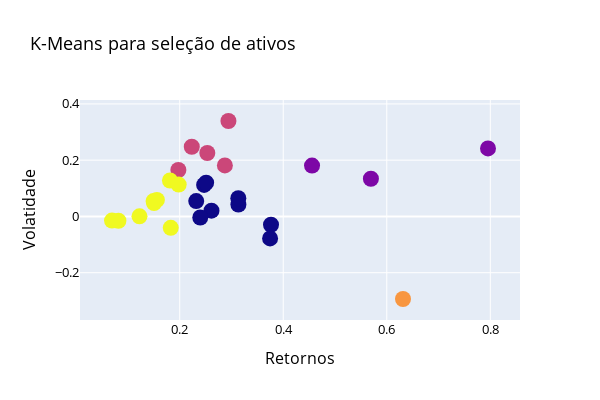

The notebook cell this image was saved under:
### Code cell
# Avaliação dos resultados - 2 métodos de construir o gráfico
# Método 2

fig = make_subplots(rows = 1, cols = 1,
                    shared_xaxes = True,
                    vertical_spacing = 0.08)

fig.add_trace(go.Scatter(x = retornos["Volatilidade"], y = retornos["Retornos"]
                         , name = "", mode = "markers"
                         , text = retornos.index
                         , marker = dict(size = 16, color = retornos["Clusters"]))
              , row = 1, col = 1)


fig.update_layout(height = 400, width = 600
                  , title_text = "K-Means para seleção de ativos"
                  , font_color = "blue"
                  , title_font_color = "black"
                  , xaxis_title = "Retornos"
                  , yaxis_title = "Volatidade"
                  , showlegend = False
                  , legend_title = "Alocação"
                  , font = dict(size = 13, color = "Black")
                 )
fig.update_layout(hovermode = "closest")

fig.show()

### Figure 1 — Plotly figure (JSON) as saved in the notebook; plotly's stock layout.template omitted (floating-point values rounded to 4 significant figures)
{"data": [{"marker": {"color": [4, 4, 4, 2, 0, 2, 0, 2, 0, 0, 0, 4, 2, 0, 2, 0, 3, 4, 0, 4, 0, 4, 1, 1, 4, 4, 1], "size": 16}, "mode": "markers", "name": "", "text": ["^BVSP", "BRL=X", "BOVA11.SA", "PETR4.SA", "VALE", "ITUB4.SA", "CSNA3.SA", "BBAS3.SA", "WEGE3.SA", "B3SA3.SA", "JBSS3.SA", "ITSA4.SA", "SBSP3.SA", "CCRO3.SA", "UGPA3.SA", "MULT3.SA", "MGLU3.SA", "EQTL3.SA", "LREN3.SA", "ABEV3.SA", "SUZB3.SA", "^GSPC", "BTC-USD", "ETH-USD", "GBPUSD=X", "EURUSD=X", "^VIX"], "type": "scatter", "x": [0.1495, 0.1223, 0.1559, 0.2941, 0.3134, 0.1974, 0.3764, 0.2233, 0.2472, 0.3132, 0.2614, 0.1812, 0.2533, 0.2319, 0.2873, 0.2511, 0.6314, 0.198, 0.3746, 0.1827, 0.2397, 0.1504, 0.4556, 0.5694, 0.08161, 0.06921, 0.7956], "xaxis": "x", "y": [0.05445, 0.0003442, 0.05862, 0.3392, 0.042, 0.165, -0.02963, 0.2477, 0.1122, 0.06464, 0.02044, 0.1277, 0.2255, 0.05473, 0.1813, 0.12, -0.2935, 0.1133, -0.07812, -0.04044, -0.003764, 0.04774, 0.1808, 0.1339, -0.01537, -0.0147, 0.2419], "yaxis": "y"}], "layout": {"font": {"color": "Black", "size": 13}, "height": 400, "hovermode": "closest", "legend": {"title": {"text": "Alocação"}}, "showlegend": false, "title": {"font": {"color": "black"}, "text": "K-Means para seleção de ativos"}, "width": 600, "xaxis": {"anchor": "y", "domain": [0, 1], "title": {"text": "Retornos"}}, "yaxis": {"anchor": "x", "domain": [0, 1], "title": {"text": "Volatidade"}}}}
